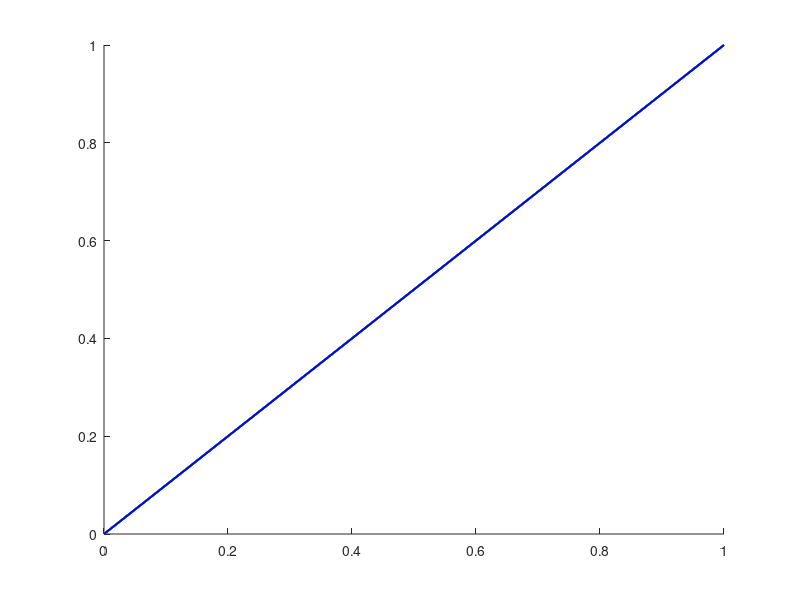

Reproduce this figure in MATLAB.
function h = create_coordinate_arrow()
	
	h = [line('LineWidth', 1.5, 'Color', 'r');
		line('LineWidth', 1.5, 'Color', 'g');
		line('LineWidth', 1.5, 'Color', 'b')];
	
	